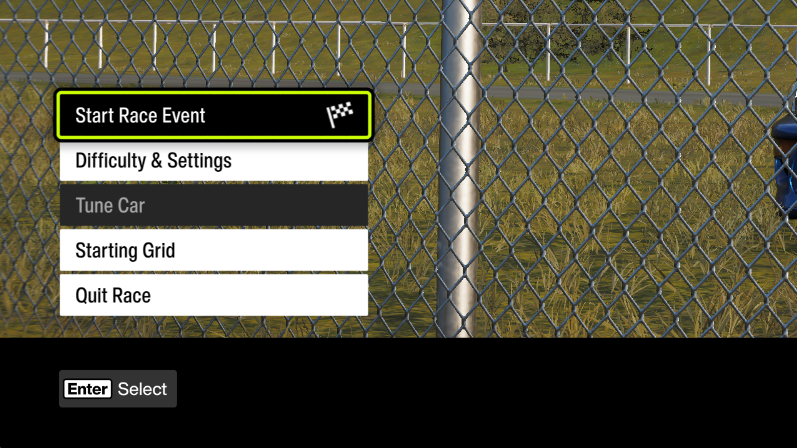
#> input picture image/match_bottom_left.png, 797 x 448 px; its folder holds only this picture in this run
$ python -i ocr.py   (imports and definitions only)
#> lines starting #> are read from the running program, lines starting #| are printed output that depends on the picture; after the words box and inside, x2 and y2 are one past the last pixel; in counts of white or black regions, pixels touching at a corner belong together
#> further down, picture is the input picture: shape (448, 797, 3); mean B, G, R 65, 83.2, 85.3
### engine/utils.py
# -*- coding: utf-8 -*-
"""
FH6_AutoBot 公共工具模块 (utils.py)
====================================
提取 module_macro.py 和 module_farm_skills.py 共享的基础函数，包括：

  - 日志输出（带颜色的 INFO / SUCCESS / WARNING / ERROR）
  - 游戏窗口操作（查找窗口、强制前台、获取客户区坐标）
  - 虚拟手柄按键封装（按下→释放→延迟）
  - 屏幕截图单例（MSS，避免多个模块各自创建 GDI 句柄导致资源泄露）
"""

import ctypes
import sys
import time
from ctypes import wintypes

from colorama import Fore, Style, init

# ==========================================
# MSS 截图单例
# ==========================================
# 使用惰性初始化（Lazy Import），仅在第一次调用 get_mss() 时才导入 mss 库
# 并创建唯一的 MSS 实例。这样做的好处是：
# 1. 避免 module_macro.py 和 module_farm_skills.py 各自创建 MSS 实例导致 GDI 句柄泄露
# 2. 减少启动时间（mss 导入有一定开销）
_mss_instance = None


# [32 lines left out: functions get_mss, reset_mss, not called in this run]


# 初始化 colorama（autoreset=True 使得每条 print 后自动重置颜色）
init(autoreset=True)


# ==========================================
# 日志输出
# ==========================================
# 所有日志函数都经过 safe_print 包装，以安全处理终端编码不支持的 Unicode 字符
# （如 Emoji 表情在某些 Windows 终端下会触发 UnicodeEncodeError）


def safe_print(msg):
    """
    安全打印函数：处理终端编码错误。
    当 stdout 不支持某些 Unicode 字符时，使用 replace 策略降级输出，
    避免因为单个 Emoji 导致整个程序崩溃。
    """
    try:
        print(msg)
    except UnicodeEncodeError:
        try:
            enc = sys.stdout.encoding or "utf-8"
            print(msg.encode(enc, errors="replace").decode(enc))
        except Exception:
            pass


# [142 lines left out: functions _emit_log, log_info, log_success, log_warning, log_error, find_game_window and 3 more, not called in this run]

### engine/ocr.py
# -*- coding: utf-8 -*-
"""
FH6_AutoBot 计算机视觉模块 (module_ocr.py)
===========================================
基于 OpenCV + Tesseract OCR 的游戏画面分析引擎，提供以下核心能力：

  1. OCR 文字识别
     - read_skill_points(): 读取技能点数字（多 PSM 投票 + 零技能点保底）
     - read_text_in_roi(): 通用 ROI 区域 OCR

  3. 颜色空间检测
     - has_green_selection_border(): 检测 Forza 高亮选中的绿色边框
     - has_green_selection_border_padded(): 带外扩的绿色边框检测
     - find_cursor_position(): 检测 UI 光标（亮黄绿色焦点框）的中心坐标
     - verify_new_target_car(): 双重校验（OCR 车名 + HSV 检测 NEW 黄色标签）
     - check_is_high_class(): 通过紫色 PI 徽章检测 S1/S2 级别车辆
     - has_cell_below(): 通过亮度/方差采样检测网格下方是否有车

所有函数的输入图像统一为 1600×900 缩放后的 BGR 格式截图。
"""

import os

import cv2
import numpy as np
import pytesseract
from colorama import Fore, Style

from engine.utils import log_error, log_success, log_warning, safe_print

# ==========================================
# 全局配置
# ==========================================

# 调试开关：设置为 True 时会在每次 OCR 调用时写入调试图片文件到当前目录
# 用于排查 OCR 识别失败时检查预处理后的图像质量
DEBUG_WRITE_FILES = False

# ==========================================
# HSV 颜色阈值常量（全局唯一真相源）
# ==========================================
# 以下阈值通过对 Forza Horizon 6 游戏 UI 的实际截图分析得出，
# 使用 HSV 色彩空间而非 RGB，因为 HSV 对亮度变化更鲁棒。
#
# 绿色边框阈值（用于检测选中状态的高亮绿色边框）
# H=35-85 覆盖从黄绿到蓝绿的范围
HSV_GREEN_BORDER_LOWER = np.array([35, 100, 40])
HSV_GREEN_BORDER_UPPER = np.array([85, 255, 255])

# 绿色光标阈值（用于检测 UI 焦点框，比边框阈值更宽松）
HSV_GREEN_CURSOR_LOWER = np.array([30, 200, 200])
HSV_GREEN_CURSOR_UPPER = np.array([45, 255, 255])

# 黄色 NEW 标签阈值（用于检测车辆卡片上的 "NEW" 标记）
# H=20-30 对应纯黄色范围
HSV_YELLOW_NEW_LOWER = np.array([20, 100, 100])
HSV_YELLOW_NEW_UPPER = np.array([30, 255, 255])

# ==========================================
# 卡片裁剪尺寸常量
# ==========================================
# 车库网格中单张车辆卡片的裁剪区域大小（以光标中心为基准）
CARD_CROP_W = 284  # 卡片裁剪宽度（像素）— 与实际高亮边框匹配
CARD_CROP_H = 217  # 卡片裁剪高度（像素）— 与实际高亮边框匹配

# ==========================================
# 目标车辆识别关键词（全局唯一真相源）
# ==========================================
# 1998 Subaru Impreza 22B-STI Version 的独特特征关键词
# "preza" 而非 "impreza"：CARD_CROP 左边缘裁切导致 OCR 读成 "apreza"/"vipreza"
# "22b" 始终稳定命中
# "1998" OCR 常误读为 "1905"/"1945"，改用 "sti" 作为第三标识
IMPREZA_22B_KEYWORDS: list[str] = ["preza", "22b", "sti"]
IMPREZA_22B_MIN_MATCH: int = 2  # 至少命中 2/3 个才算确认

# ==========================================
# 空位检测阈值
# ==========================================
EMPTY_SLOT_BRIGHTNESS_THRESHOLD: float = 50.0  # 亮度 ≤ 此值视为暗区
EMPTY_SLOT_VARIANCE_THRESHOLD: float = 5.0  # 方差 ≤ 此值视为纯色


# ==========================================
# 通用卡片裁剪
# ==========================================


# [337 lines left out: functions crop_card_roi, setup_tesseract, read_skill_points, _ocr_card_text, has_green_selection_border, has_green_selection_border_padded, not called in this run]


# ==========================================
# 五、UI 光标定位
# ==========================================


def find_cursor_position(image: np.ndarray | None) -> tuple[int, int] | None:
    """
    在 1600×900 缩放画面中定位 UI 焦点光标的中心坐标。

    Forza Horizon 6 的 UI 中，当前聚焦的元素会被一个亮黄绿色的矩形边框包围。
    本函数通过以下步骤检测该边框的中心位置：

    1. 将画面从 BGR 转为 HSV 色彩空间
    2. 使用 inRange 过滤出亮黄绿色像素（H=35-85, S>=80, V>=80）
    3. 使用 findContours 寻找所有绿色轮廓
    4. 过滤面积 < 300 的噪声轮廓
    5. 按面积降序排列，选取第一个通过车库网格形状校验的轮廓

    形状校验规则（排除误检的标签栏/标题高亮）：
    - 宽高比不超过 4:1（排除 558×61 这种极扁的标签栏高亮）
    - 最短边 >= 50 像素（排除过细的 UI 装饰线条）
    - 中心 Y 坐标 > 150（排除顶部标签栏区域的高亮）

    参数:
        image: 1600×900 BGR 格式截图

    返回:
        tuple(int, int) 或 None: 光标中心坐标 (cx, cy)，检测不到时返回 None
    """
    if image is None or image.size == 0:
        return None
    try:
        img_h, img_w = image.shape[:2]
#> img_h = 448; img_w = 797
        # PERF-4: 先裁剪有效区域再做 HSV 转换，减少 ~35% 像素量
        # 左侧 21% 是详情面板，顶部 19% 是标签栏 — 不含车库网格光标
        crop_x_offset = int(img_w * 0.21)
#> crop_x_offset = 167
        crop_y_offset = int(img_h * 0.19)
#> crop_y_offset = 85
        roi = image[crop_y_offset:, crop_x_offset:]
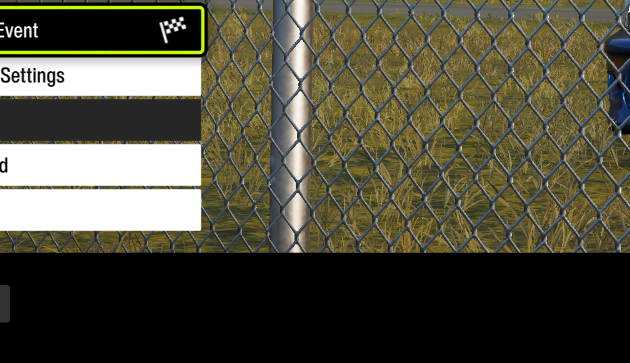
#> roi: shape (363, 630, 3); mean B, G, R 61.4, 77.4, 79.5

        hsv = cv2.cvtColor(roi, cv2.COLOR_BGR2HSV)
#> hsv: shape (363, 630, 3); mean H, S, V 19.3, 54.1, 82.2
        # 亮黄绿色的 HSV 阈值范围（适用于地平线 UI 高亮绿色边框）
        lower_green = HSV_GREEN_CURSOR_LOWER
        upper_green = HSV_GREEN_CURSOR_UPPER

        mask = cv2.inRange(hsv, lower_green, upper_green)
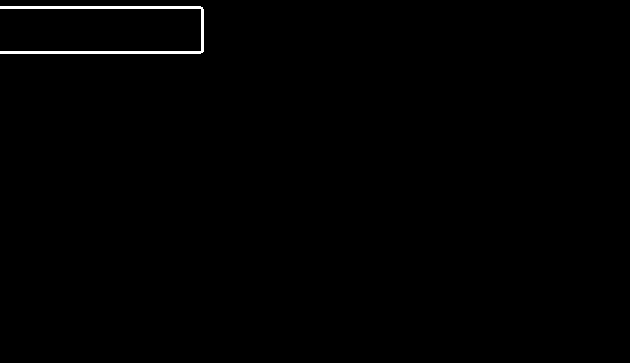
#> mask: shape (363, 630); 0.59% white; 1 white region, box (x1, y1, x2, y2) and area: (0, 6, 204, 54) 1341

        # 闭运算（先膨胀后腐蚀）：将高亮边框的 4 条细线桥接为完整矩形轮廓
        kernel = cv2.getStructuringElement(cv2.MORPH_RECT, (15, 15))
        mask = cv2.morphologyEx(mask, cv2.MORPH_CLOSE, kernel)
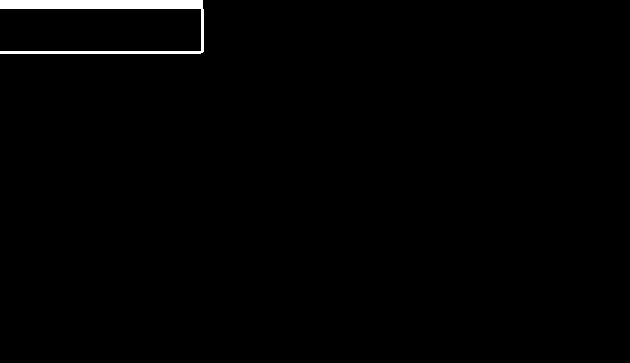
#> mask: shape (363, 630); 1.1% white; 1 white region

        # 寻找绿色区域的轮廓
        contours, _ = cv2.findContours(mask, cv2.RETR_EXTERNAL, cv2.CHAIN_APPROX_SIMPLE)
#> contours = 1 contour; box (x1, y1, x2, y2) and area: (0, 0, 204, 54) 2106
        if not contours:
            return None

        # 过滤面积过小的噪声轮廓（阈值 300 像素）
        valid_contours = [c for c in contours if cv2.contourArea(c) >= 300]
#> valid_contours has the same summary as contours
        if not valid_contours:
            return None

        # 按面积降序排列，优先尝试最大的轮廓
        valid_contours.sort(key=cv2.contourArea, reverse=True)

        for contour in valid_contours:
            x, y, w, h = cv2.boundingRect(contour)
            # 加回裁剪偏移，映射回原始 1600×900 坐标系
            cx = x + w // 2 + crop_x_offset
            cy = y + h // 2 + crop_y_offset
            area = cv2.contourArea(contour)

            # === 形状校验：排除非车库网格元素（标签栏、菜单标题等） ===
            aspect_ratio = max(w, h) / max(min(w, h), 1)
            min_dim = min(w, h)

            if aspect_ratio > 4.0:
                # 宽高比过大 → 这是标签栏/标题高亮，不是车辆卡片
                try:
                    safe_print(
                        f"{Fore.YELLOW}[DYNAMIC VISION]{Style.RESET_ALL} 跳过异形轮廓: {w}x{h} (宽高比={aspect_ratio:.1f}>4.0), 面积={area:.0f}"
                    )
                except Exception:
                    pass
                continue

            if min_dim < 50:
                # 最短边太小 → UI 装饰线条或小标签
                try:
                    safe_print(
                        f"{Fore.YELLOW}[DYNAMIC VISION]{Style.RESET_ALL} 跳过过小轮廓: {w}x{h} (最短边={min_dim}<50), 面积={area:.0f}"
                    )
                except Exception:
                    pass
                continue

            if cy <= 150:
                # 中心在画面顶部 → 标签栏区域，不是车库网格
                try:
                    safe_print(
                        f"{Fore.YELLOW}[DYNAMIC VISION]{Style.RESET_ALL} 跳过顶部轮廓: (cx={cx}, cy={cy}) 在标签栏区域 (cy<=150), {w}x{h}"
                    )
                except Exception:
                    pass
                continue

            # 通过所有校验 → 这是车库网格中的光标
            try:
                safe_print(
                    f"{Fore.GREEN}[DYNAMIC VISION]{Style.RESET_ALL} 找到高亮焦点位置: (cx={cx}, cy={cy}), 边框尺寸: {w}x{h}, 面积: {area:.0f}"
                )
            except Exception:
                pass
            return cx, cy
#> this loop made 1 pass
#> (x, y, w, h, cx, cy, area, aspect_ratio) on pass 1: (0, 0, 204, 54, 269, 112, 2105.5, 3.78)
#| [DYNAMIC VISION] 跳过顶部轮廓: (cx=269, cy=112) 在标签栏区域 (cy<=150), 204x54

        # 所有轮廓都未通过校验 → 输出调试信息
        top = valid_contours[0]
#> top = contour of 15 points, box (x1, y1, x2, y2) (0, 0, 204, 54), area 2106
        x, y, w, h = cv2.boundingRect(top)
        try:
            safe_print(
                f"{Fore.RED}[DYNAMIC VISION]{Style.RESET_ALL} 所有轮廓均未通过车库网格校验！最大轮廓: {w}x{h} at ({x + w // 2 + crop_x_offset}, {y + h // 2 + crop_y_offset}), 面积={cv2.contourArea(top):.0f}"
            )
        except Exception:
            pass
        return None
    except Exception as e:
        log_error(f"find_cursor_position 执行出错: {e}")
    return None


# ==========================================
# 六、车辆卡片校验函数
# ==========================================


# [410 lines left out: functions verify_new_target_car, check_new_tag_only, check_is_high_class, read_text_in_roi, has_cell_below, is_empty_slot, not called in this run]


# ==========================================
# 十一、品牌标签栏选中检测（统一版）
# ==========================================

# 品牌标签栏的默认 ROI（百分比坐标）
BRAND_TAB_ROI_Y: tuple[float, float] = (0.14, 0.18)
BRAND_TAB_ROI_X: tuple[float, float] = (0.09, 0.91)


# [66 lines left out: function detect_selected_brand_tab, not called in this run]

>>> import cv2
>>> picture = cv2.imread('../image/match_bottom_left.png')
>>> result = find_cursor_position(picture)

$ run again, on image/match_left.png
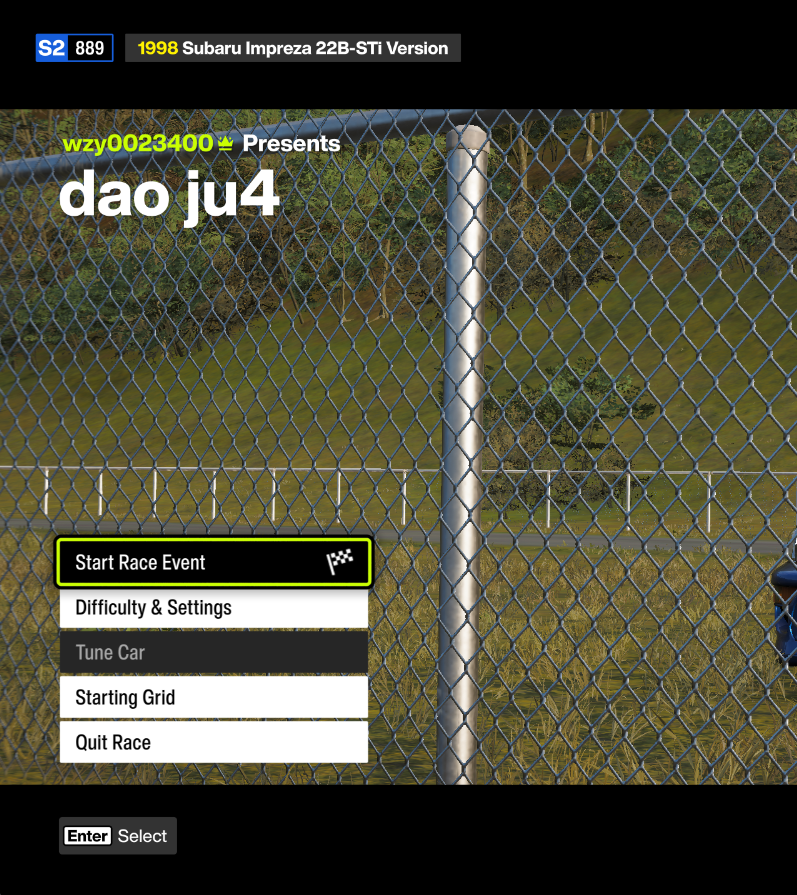
#> input picture image/match_left.png, 797 x 895 px
#> picture is the input picture: shape (895, 797, 3); mean B, G, R 57.2, 74.9, 74.9
#> in find_cursor_position, `roi = image[crop_y_offset:, crop_x_offset:]`:
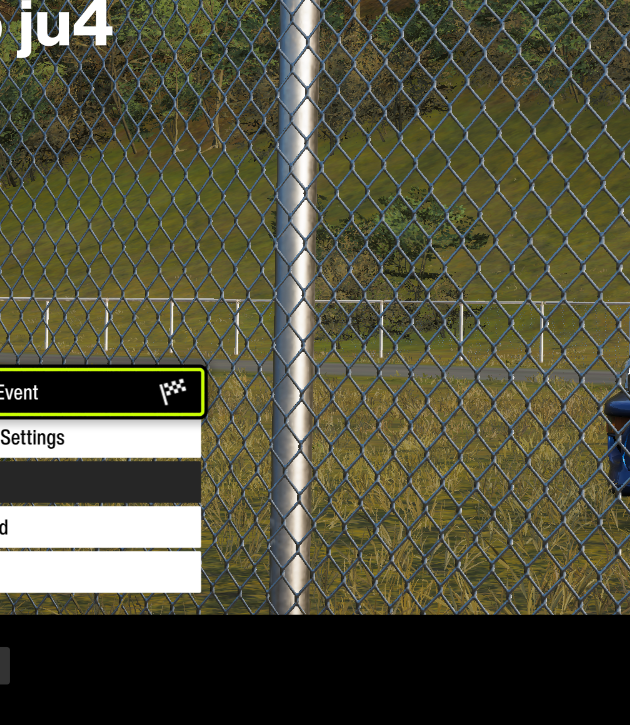
#> roi: shape (725, 630, 3); mean B, G, R 61.8, 82.6, 83.3
#> hsv: shape (725, 630, 3); mean H, S, V 30.3, 79.5, 87.9
#> in find_cursor_position, `mask = cv2.inRange(hsv, lower_green, upper_green)`:
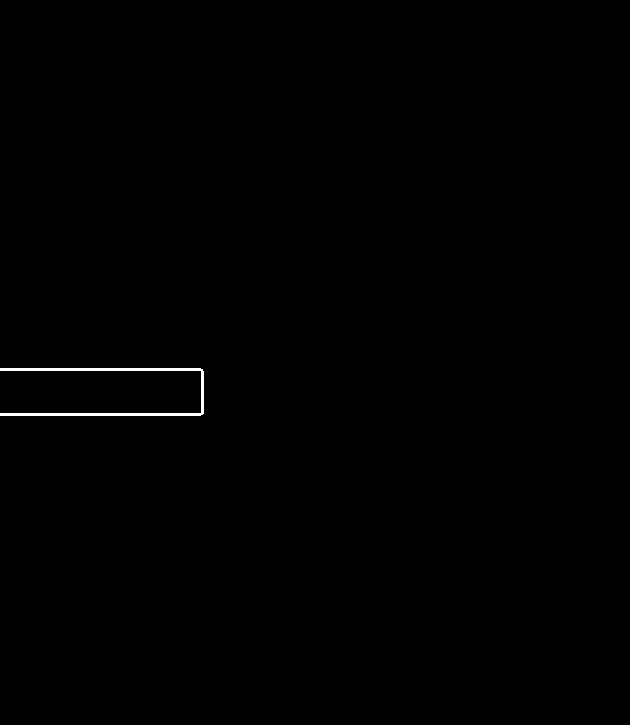
#> mask: shape (725, 630); 0.29% white; 1 white region
#> contours = 1 contour; box (x1, y1, x2, y2) and area: (0, 368, 204, 416) 892
#> valid_contours has the same summary as contours
#> the loop in find_cursor_position, `for contour in valid_contours:` made 1 pass
#> (x, y, w, h, cx, cy, area, aspect_ratio) on pass 1: (0, 368, 204, 48, 269, 562, 892, 4.25)
#> (printed output is left out)
#> top = contour of 17 points, box (x1, y1, x2, y2) (0, 368, 204, 416), area 892
